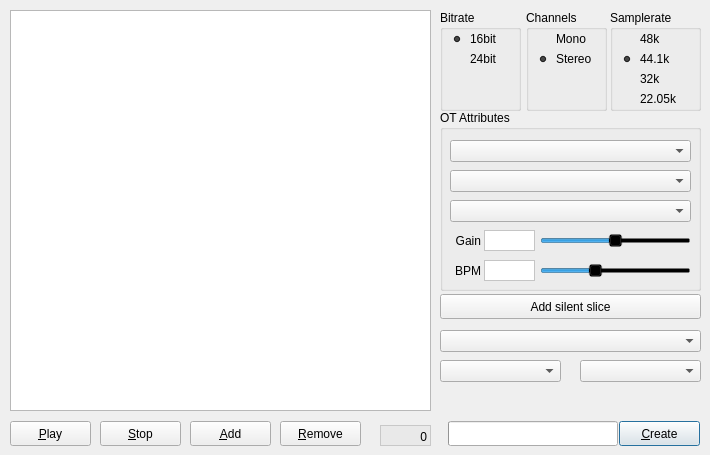
<?xml version="1.0" encoding="UTF-8"?>
<ui version="4.0">
 <class>TabMainWidget</class>
 <widget class="QWidget" name="TabMainWidget">
  <property name="geometry">
   <rect>
    <x>0</x>
    <y>0</y>
    <width>710</width>
    <height>455</height>
   </rect>
  </property>
  <property name="acceptDrops">
   <bool>true</bool>
  </property>
  <property name="windowTitle">
   <string>Form</string>
  </property>
  <widget class="QPushButton" name="btnAddSilence">
   <property name="geometry">
    <rect>
     <x>440</x>
     <y>294</y>
     <width>261</width>
     <height>25</height>
    </rect>
   </property>
   <property name="styleSheet">
    <string notr="true"/>
   </property>
   <property name="text">
    <string>Add silent slice</string>
   </property>
  </widget>
  <widget class="QProgressBar" name="progressBar">
   <property name="geometry">
    <rect>
     <x>448</x>
     <y>421</y>
     <width>170</width>
     <height>25</height>
    </rect>
   </property>
   <property name="alignment">
    <set>Qt::AlignBottom|Qt::AlignLeading|Qt::AlignLeft</set>
   </property>
   <property name="textVisible">
    <bool>false</bool>
   </property>
   <property name="orientation">
    <enum>Qt::Horizontal</enum>
   </property>
  </widget>
  <widget class="QGroupBox" name="groupBox_3">
   <property name="geometry">
    <rect>
     <x>610</x>
     <y>10</y>
     <width>91</width>
     <height>101</height>
    </rect>
   </property>
   <property name="title">
    <string>Samplerate</string>
   </property>
   <widget class="QRadioButton" name="radio44">
    <property name="geometry">
     <rect>
      <x>10</x>
      <y>40</y>
      <width>71</width>
      <height>18</height>
     </rect>
    </property>
    <property name="styleSheet">
     <string notr="true">background-color: rgba(230, 230, 230, 0);</string>
    </property>
    <property name="text">
     <string>44.1k</string>
    </property>
    <property name="checked">
     <bool>true</bool>
    </property>
   </widget>
   <widget class="QRadioButton" name="radio32">
    <property name="geometry">
     <rect>
      <x>10</x>
      <y>60</y>
      <width>71</width>
      <height>18</height>
     </rect>
    </property>
    <property name="styleSheet">
     <string notr="true">background-color: rgba(230, 230, 230, 0);</string>
    </property>
    <property name="text">
     <string>32k</string>
    </property>
   </widget>
   <widget class="QRadioButton" name="radio22">
    <property name="geometry">
     <rect>
      <x>10</x>
      <y>80</y>
      <width>71</width>
      <height>18</height>
     </rect>
    </property>
    <property name="styleSheet">
     <string notr="true">background-color: rgba(230, 230, 230, 0);</string>
    </property>
    <property name="text">
     <string>22.05k</string>
    </property>
   </widget>
   <widget class="QRadioButton" name="radio48">
    <property name="geometry">
     <rect>
      <x>10</x>
      <y>20</y>
      <width>71</width>
      <height>18</height>
     </rect>
    </property>
    <property name="styleSheet">
     <string notr="true">background-color: rgba(230, 230, 230, 0);</string>
    </property>
    <property name="text">
     <string>48k</string>
    </property>
   </widget>
  </widget>
  <widget class="QGroupBox" name="groupBox_2">
   <property name="geometry">
    <rect>
     <x>526</x>
     <y>10</y>
     <width>81</width>
     <height>101</height>
    </rect>
   </property>
   <property name="title">
    <string>Channels</string>
   </property>
   <widget class="QRadioButton" name="radioMono">
    <property name="geometry">
     <rect>
      <x>10</x>
      <y>20</y>
      <width>61</width>
      <height>18</height>
     </rect>
    </property>
    <property name="styleSheet">
     <string notr="true">background-color: rgba(230, 230, 230, 0);</string>
    </property>
    <property name="text">
     <string>Mono</string>
    </property>
   </widget>
   <widget class="QRadioButton" name="radioStereo">
    <property name="geometry">
     <rect>
      <x>10</x>
      <y>40</y>
      <width>61</width>
      <height>18</height>
     </rect>
    </property>
    <property name="styleSheet">
     <string notr="true">background-color: rgba(230, 230, 230, 0);</string>
    </property>
    <property name="text">
     <string>Stereo</string>
    </property>
    <property name="checked">
     <bool>true</bool>
    </property>
   </widget>
  </widget>
  <widget class="QGroupBox" name="groupBox_4">
   <property name="geometry">
    <rect>
     <x>440</x>
     <y>110</y>
     <width>261</width>
     <height>181</height>
    </rect>
   </property>
   <property name="styleSheet">
    <string notr="true"/>
   </property>
   <property name="title">
    <string>OT Attributes</string>
   </property>
   <widget class="QSlider" name="sliderGain">
    <property name="geometry">
     <rect>
      <x>100</x>
      <y>120</y>
      <width>151</width>
      <height>21</height>
     </rect>
    </property>
    <property name="styleSheet">
     <string notr="true">background-color: rgba(0, 0, 0, 0);</string>
    </property>
    <property name="minimum">
     <number>-48</number>
    </property>
    <property name="maximum">
     <number>48</number>
    </property>
    <property name="singleStep">
     <number>1</number>
    </property>
    <property name="orientation">
     <enum>Qt::Horizontal</enum>
    </property>
    <property name="tickPosition">
     <enum>QSlider::NoTicks</enum>
    </property>
    <property name="tickInterval">
     <number>1</number>
    </property>
   </widget>
   <widget class="QLabel" name="lblGain">
    <property name="geometry">
     <rect>
      <x>10</x>
      <y>120</y>
      <width>31</width>
      <height>21</height>
     </rect>
    </property>
    <property name="autoFillBackground">
     <bool>false</bool>
    </property>
    <property name="styleSheet">
     <string notr="true"/>
    </property>
    <property name="text">
     <string>Gain</string>
    </property>
    <property name="alignment">
     <set>Qt::AlignRight|Qt::AlignTrailing|Qt::AlignVCenter</set>
    </property>
   </widget>
   <widget class="QLabel" name="lblBPM">
    <property name="geometry">
     <rect>
      <x>10</x>
      <y>150</y>
      <width>31</width>
      <height>21</height>
     </rect>
    </property>
    <property name="autoFillBackground">
     <bool>false</bool>
    </property>
    <property name="styleSheet">
     <string notr="true"/>
    </property>
    <property name="text">
     <string>BPM</string>
    </property>
    <property name="alignment">
     <set>Qt::AlignRight|Qt::AlignTrailing|Qt::AlignVCenter</set>
    </property>
   </widget>
   <widget class="QSlider" name="sliderBPM">
    <property name="geometry">
     <rect>
      <x>100</x>
      <y>150</y>
      <width>151</width>
      <height>21</height>
     </rect>
    </property>
    <property name="styleSheet">
     <string notr="true">background-color: rgba(0, 0, 0, 0);</string>
    </property>
    <property name="minimum">
     <number>120</number>
    </property>
    <property name="maximum">
     <number>1200</number>
    </property>
    <property name="singleStep">
     <number>1</number>
    </property>
    <property name="pageStep">
     <number>40</number>
    </property>
    <property name="value">
     <number>500</number>
    </property>
    <property name="orientation">
     <enum>Qt::Horizontal</enum>
    </property>
    <property name="tickPosition">
     <enum>QSlider::NoTicks</enum>
    </property>
    <property name="tickInterval">
     <number>1</number>
    </property>
   </widget>
   <widget class="QPlainTextEdit" name="txtGainValue">
    <property name="geometry">
     <rect>
      <x>44</x>
      <y>120</y>
      <width>51</width>
      <height>21</height>
     </rect>
    </property>
    <property name="styleSheet">
     <string notr="true">background-color: rgb(255, 255, 255);</string>
    </property>
    <property name="verticalScrollBarPolicy">
     <enum>Qt::ScrollBarAlwaysOff</enum>
    </property>
    <property name="horizontalScrollBarPolicy">
     <enum>Qt::ScrollBarAlwaysOff</enum>
    </property>
   </widget>
   <widget class="QPlainTextEdit" name="txtBPMValue">
    <property name="geometry">
     <rect>
      <x>44</x>
      <y>150</y>
      <width>51</width>
      <height>21</height>
     </rect>
    </property>
    <property name="styleSheet">
     <string notr="true">background-color: rgb(255, 255, 255);</string>
    </property>
    <property name="verticalScrollBarPolicy">
     <enum>Qt::ScrollBarAlwaysOff</enum>
    </property>
    <property name="horizontalScrollBarPolicy">
     <enum>Qt::ScrollBarAlwaysOff</enum>
    </property>
   </widget>
   <widget class="QComboBox" name="dropQuant">
    <property name="geometry">
     <rect>
      <x>10</x>
      <y>90</y>
      <width>241</width>
      <height>22</height>
     </rect>
    </property>
   </widget>
   <widget class="QComboBox" name="dropLoop">
    <property name="geometry">
     <rect>
      <x>10</x>
      <y>60</y>
      <width>241</width>
      <height>22</height>
     </rect>
    </property>
   </widget>
   <widget class="QComboBox" name="dropStretch">
    <property name="geometry">
     <rect>
      <x>10</x>
      <y>30</y>
      <width>241</width>
      <height>22</height>
     </rect>
    </property>
   </widget>
  </widget>
  <widget class="QGroupBox" name="groupBox">
   <property name="geometry">
    <rect>
     <x>440</x>
     <y>10</y>
     <width>81</width>
     <height>101</height>
    </rect>
   </property>
   <property name="title">
    <string>Bitrate</string>
   </property>
   <widget class="QRadioButton" name="radio16">
    <property name="geometry">
     <rect>
      <x>10</x>
      <y>20</y>
      <width>51</width>
      <height>18</height>
     </rect>
    </property>
    <property name="styleSheet">
     <string notr="true">background-color: rgba(230, 230, 230, 0);</string>
    </property>
    <property name="text">
     <string>16bit</string>
    </property>
    <property name="checked">
     <bool>true</bool>
    </property>
   </widget>
   <widget class="QRadioButton" name="radio24">
    <property name="geometry">
     <rect>
      <x>10</x>
      <y>40</y>
      <width>51</width>
      <height>18</height>
     </rect>
    </property>
    <property name="styleSheet">
     <string notr="true">background-color: rgba(230, 230, 230, 0);</string>
    </property>
    <property name="text">
     <string>24bit</string>
    </property>
   </widget>
  </widget>
  <widget class="QPushButton" name="btnCreate">
   <property name="geometry">
    <rect>
     <x>619</x>
     <y>421</y>
     <width>81</width>
     <height>25</height>
    </rect>
   </property>
   <property name="text">
    <string>&amp;Create</string>
   </property>
   <property name="shortcut">
    <string>Meta+C</string>
   </property>
   <property name="default">
    <bool>true</bool>
   </property>
  </widget>
  <widget class="QComboBox" name="dropNormalize">
   <property name="geometry">
    <rect>
     <x>440</x>
     <y>330</y>
     <width>261</width>
     <height>22</height>
    </rect>
   </property>
  </widget>
  <widget class="QPushButton" name="btnRemove">
   <property name="geometry">
    <rect>
     <x>280</x>
     <y>421</y>
     <width>81</width>
     <height>25</height>
    </rect>
   </property>
   <property name="styleSheet">
    <string notr="true"/>
   </property>
   <property name="text">
    <string>&amp;Remove</string>
   </property>
   <property name="shortcut">
    <string>Meta+D</string>
   </property>
  </widget>
  <widget class="QGraphicsView" name="graphicsView_2">
   <property name="geometry">
    <rect>
     <x>380</x>
     <y>425</y>
     <width>51</width>
     <height>21</height>
    </rect>
   </property>
   <property name="styleSheet">
    <string notr="true">background-color: rgba(230, 230, 230, 150);</string>
   </property>
  </widget>
  <widget class="QPushButton" name="btnAddWav">
   <property name="geometry">
    <rect>
     <x>190</x>
     <y>421</y>
     <width>81</width>
     <height>25</height>
    </rect>
   </property>
   <property name="styleSheet">
    <string notr="true"/>
   </property>
   <property name="text">
    <string>&amp;Add</string>
   </property>
   <property name="shortcut">
    <string>Meta+A</string>
   </property>
  </widget>
  <widget class="QPushButton" name="btnPlay">
   <property name="geometry">
    <rect>
     <x>10</x>
     <y>421</y>
     <width>81</width>
     <height>25</height>
    </rect>
   </property>
   <property name="styleSheet">
    <string notr="true"/>
   </property>
   <property name="text">
    <string>&amp;Play</string>
   </property>
   <property name="shortcut">
    <string>Meta+P</string>
   </property>
  </widget>
  <widget class="QPushButton" name="btnStop">
   <property name="geometry">
    <rect>
     <x>100</x>
     <y>421</y>
     <width>81</width>
     <height>25</height>
    </rect>
   </property>
   <property name="styleSheet">
    <string notr="true"/>
   </property>
   <property name="text">
    <string>&amp;Stop</string>
   </property>
   <property name="shortcut">
    <string>Space</string>
   </property>
  </widget>
  <widget class="QLabel" name="lblSliceCount">
   <property name="geometry">
    <rect>
     <x>380</x>
     <y>430</y>
     <width>47</width>
     <height>13</height>
    </rect>
   </property>
   <property name="text">
    <string>0</string>
   </property>
   <property name="alignment">
    <set>Qt::AlignRight|Qt::AlignTrailing|Qt::AlignVCenter</set>
   </property>
  </widget>
  <widget class="QListWidget" name="listSlices">
   <property name="geometry">
    <rect>
     <x>10</x>
     <y>10</y>
     <width>421</width>
     <height>401</height>
    </rect>
   </property>
   <property name="editTriggers">
    <set>QAbstractItemView::EditKeyPressed</set>
   </property>
   <property name="dragDropMode">
    <enum>QAbstractItemView::InternalMove</enum>
   </property>
   <property name="defaultDropAction">
    <enum>Qt::IgnoreAction</enum>
   </property>
   <property name="textElideMode">
    <enum>Qt::ElideRight</enum>
   </property>
  </widget>
  <widget class="QComboBox" name="dropFadeIn">
   <property name="geometry">
    <rect>
     <x>440</x>
     <y>360</y>
     <width>121</width>
     <height>22</height>
    </rect>
   </property>
  </widget>
  <widget class="QComboBox" name="dropFadeOut">
   <property name="geometry">
    <rect>
     <x>580</x>
     <y>360</y>
     <width>121</width>
     <height>22</height>
    </rect>
   </property>
  </widget>
 </widget>
 <resources/>
 <connections/>
</ui>
